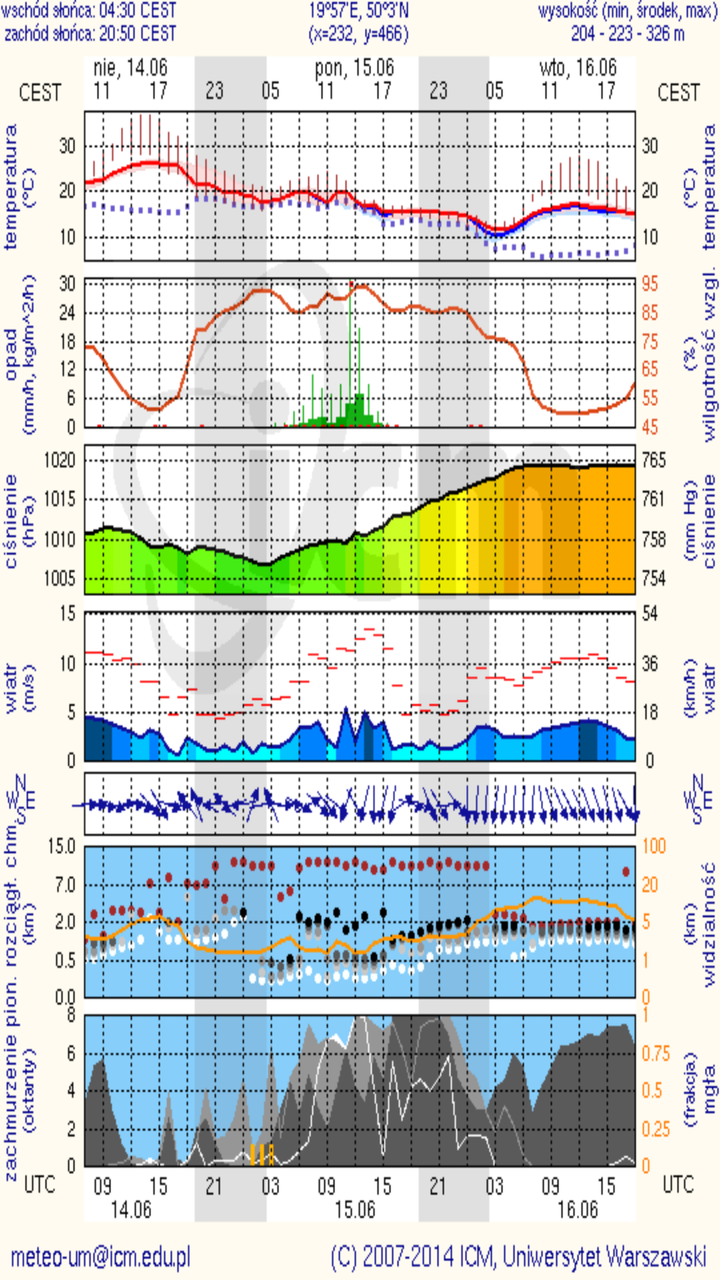
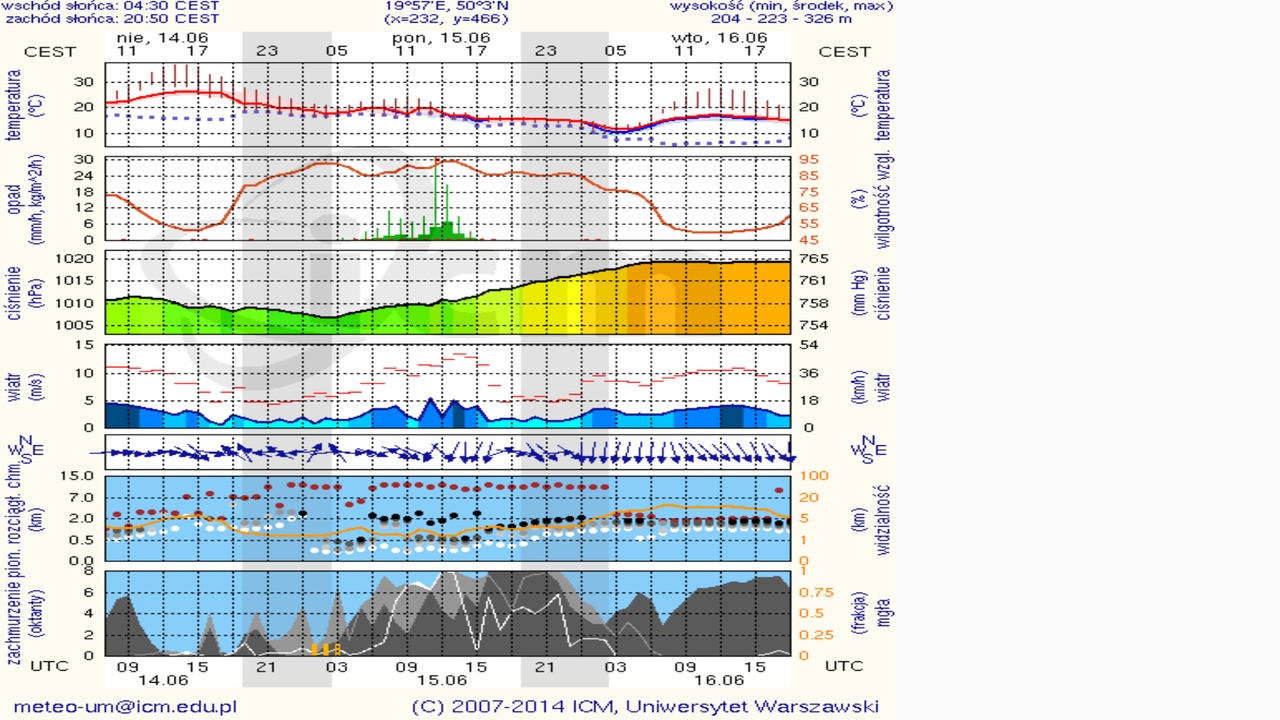

An Android layout and its configuration variant, each rendered on a device that would load it. The default file and the variant file are quoted in full after the pictures.
<!-- AndroidManifest.xml: application theme AppTheme -->
<!-- res/layout/fragment_weather.xml -->
<FrameLayout xmlns:android="http://schemas.android.com/apk/res/android"
    xmlns:tools="http://schemas.android.com/tools" android:layout_width="match_parent"
    android:layout_height="match_parent" tools:context=".MainActivityFragment">


    <ImageView
        android:layout_width="match_parent"
        android:layout_height="match_parent"
        android:id="@+id/image_weather"
        android:scaleType="fitXY"
        android:src="@drawable/test_mgram_pict"/>
    <ImageView
        android:layout_width="wrap_content"
        android:layout_height="match_parent"
        android:id="@+id/image_legend"
        android:scaleType="fitXY"
        android:src="@drawable/leg60_pl"
        android:layout_gravity="end"
        android:visibility="invisible"
        android:adjustViewBounds="true"/>

</FrameLayout>
<!-- resources referenced by this layout -->
<resources>
  <!-- drawable test_mgram_pict: png bitmap (drawable, 22910 bytes) -->
  <style name="AppTheme" parent="Theme.AppCompat.Light.DarkActionBar">
          
          <item name="colorPrimary">@color/blue</item>
          <item name="colorPrimaryDark">@color/darkblue</item>
          <item name="colorBackground">@color/lightblue</item>
          <item name="textColorPrimary">@color/white</item>
          <item name="textColor">@color/black</item>
          <item name="colorAccent">@color/darkgreen</item>
      </style>
  <item name="blue" type="color">#2196f3</item>
  <item name="darkblue" type="color">#1976d2</item>
  <item name="lightblue" type="color">#e3f2fd</item>
  <item name="darkgreen" type="color">#FF669900</item>
</resources>
<!-- res/layout-land/fragment_weather.xml (the repository's variant of the layout above) -->
<!-- drawn on the phone turned sideways -->
<LinearLayout xmlns:android="http://schemas.android.com/apk/res/android"
    xmlns:tools="http://schemas.android.com/tools" android:layout_width="match_parent"
    android:layout_height="match_parent" tools:context=".MainActivityFragment">


    <ImageView
        android:layout_width="0dp"
        android:layout_height="match_parent"
        android:id="@+id/image_weather"
        android:scaleType="fitXY"
        android:layout_gravity="start"
        android:src="@drawable/test_mgram_pict"
        android:layout_weight="0.7"/>
    <ImageView
        android:layout_width="0dp"
        android:layout_height="match_parent"
        android:id="@+id/image_legend"
        android:scaleType="fitXY"
        android:src="@drawable/leg60_pl"
        android:layout_gravity="end"
        android:layout_weight="0.3" />

</LinearLayout>
